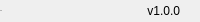
              <widget class="QFrame" name="bottomBar">
               <property name="minimumSize">
                <size>
                 <width>0</width>
                 <height>22</height>
                </size>
               </property>
               <property name="maximumSize">
                <size>
                 <width>16777215</width>
                 <height>22</height>
                </size>
               </property>
               <property name="frameShape">
                <enum>QFrame::NoFrame</enum>
               </property>
               <property name="frameShadow">
                <enum>QFrame::Raised</enum>
               </property>
               <layout class="QHBoxLayout" name="horizontalLayout_5">
                <property name="spacing">
                 <number>0</number>
                </property>
                <property name="leftMargin">
                 <number>0</number>
                </property>
                <property name="topMargin">
                 <number>0</number>
                </property>
                <property name="rightMargin">
                 <number>0</number>
                </property>
                <property name="bottomMargin">
                 <number>0</number>
                </property>
                <item>
                 <widget class="QLabel" name="creditsLabel">
                  <property name="maximumSize">
                   <size>
                    <width>16777215</width>
                    <height>16</height>
                   </size>
                  </property>
                  <property name="font">
                   <font>
                    <family>Segoe UI</family>
                    <pointsize>-1</pointsize>
                    <weight>50</weight>
                    <italic>false</italic>
                    <bold>false</bold>
                   </font>
                  </property>
                  <property name="text">
                   <string>LAS</string>
                  </property>
                  <property name="alignment">
                   <set>Qt::AlignLeading|Qt::AlignLeft|Qt::AlignVCenter</set>
                  </property>
                 </widget>
                </item>
                <item>
                 <widget class="QLabel" name="version">
                  <property name="text">
                   <string>v1.0.0</string>
                  </property>
                  <property name="alignment">
                   <set>Qt::AlignRight|Qt::AlignTrailing|Qt::AlignVCenter</set>
                  </property>
                 </widget>
                </item>
                <item>
                 <widget class="QFrame" name="frame_size_grip">
                  <property name="minimumSize">
                   <size>
                    <width>20</width>
                    <height>0</height>
                   </size>
                  </property>
                  <property name="maximumSize">
                   <size>
                    <width>20</width>
                    <height>16777215</height>
                   </size>
                  </property>
                  <property name="frameShape">
                   <enum>QFrame::NoFrame</enum>
                  </property>
                  <property name="frameShadow">
                   <enum>QFrame::Raised</enum>
                  </property>
                 </widget>
                </item>
               </layout>
              </widget>
